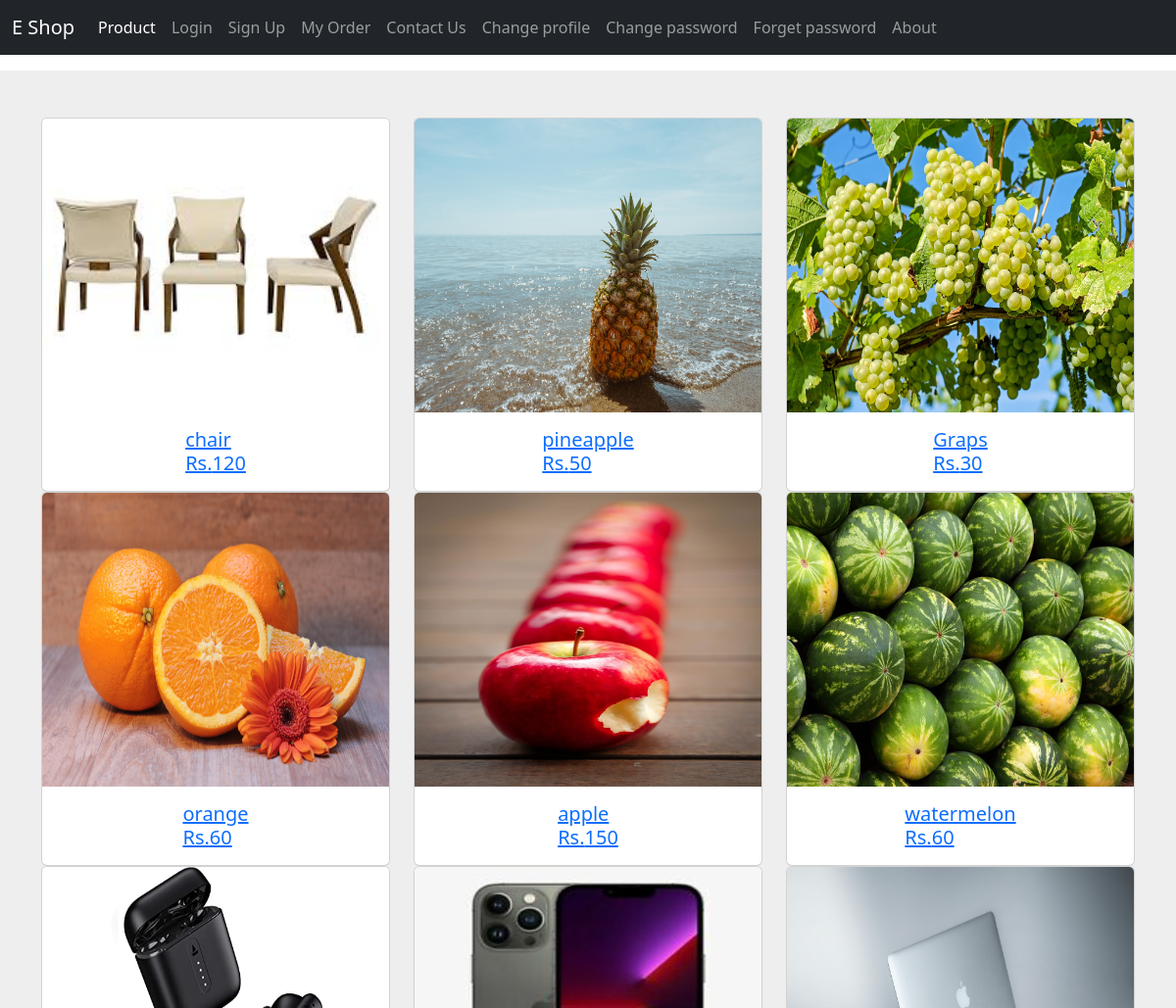
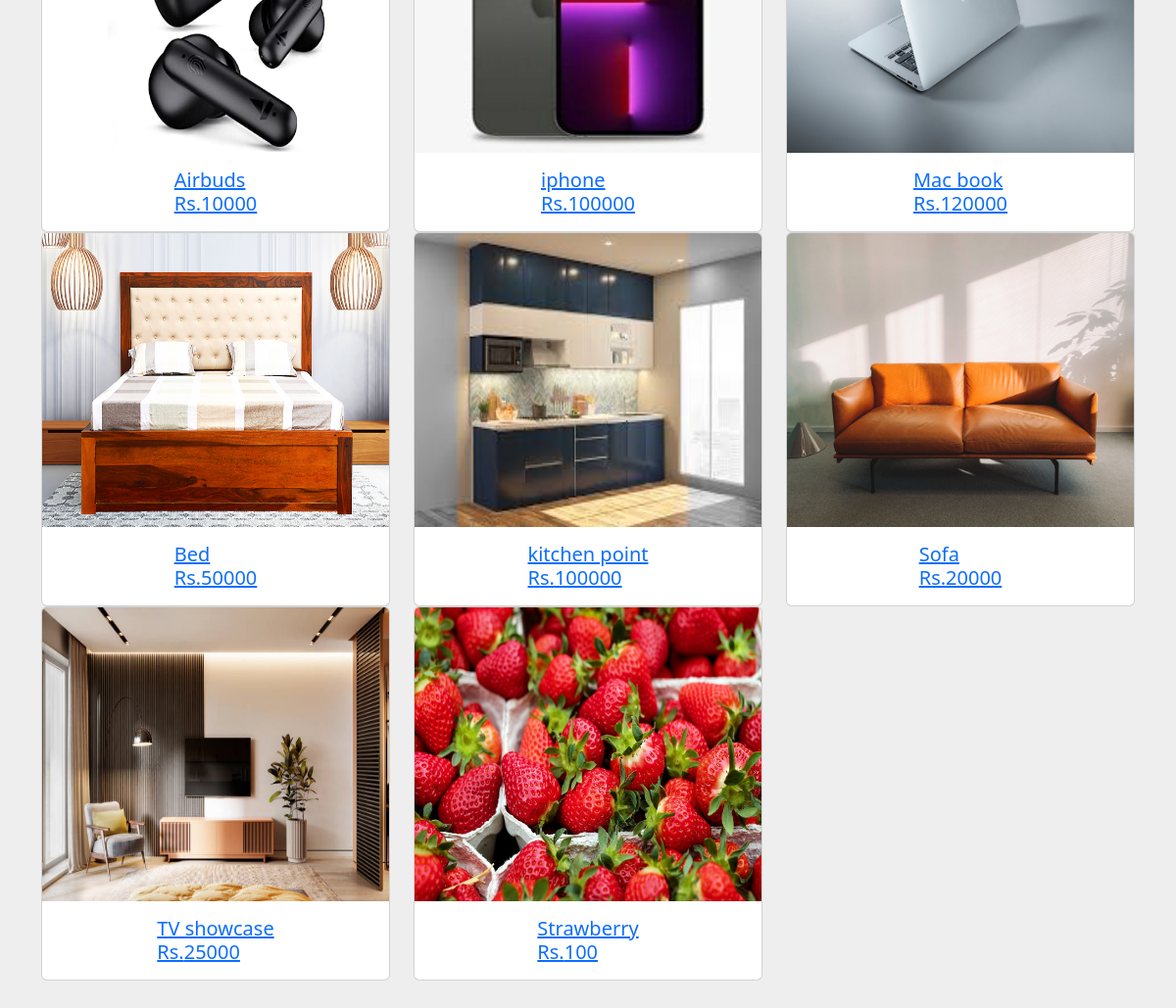
Page /product-all/ on the committed database (2 pictures, top to bottom).
### app1/models.py (models this page shows, shortened)
class Product(models.Model):
    category=models.ForeignKey(Category, on_delete=models.CASCADE)
    name=models.CharField(max_length=200)
    productimage=models.ImageField(upload_to='product')
    price=models.IntegerField()
    productdescription=models.TextField(default="")
    productquantity=models.IntegerField(null=True)

### app1/views.py (the view)
# urls.py: path('product-all/',productall,name='productall'),
def productall(request):
    data=Product.objects.all()
    return render(request,'productall.html',{'abc':data})

### app1/templates/productall.html
{% extends 'base.html' %}
{% block content %}
               <div class="col py-3">
                <section style="background-color: #eee;">
                    <div class="container py-5">
                        <div class="row">
                            {% for i in abc %}
                                <div class="col-md-4 col-lg-4 mb-4 mb-lg-0">
                                    <a href="{% url 'productget' i.id %}">
                                    <div class="card">
                                        <img src="{{i.productimage.url}}"
                                            class="card-img-top" height="300px" alt="Laptop" />
                                        <div class="card-body" style="align-self: center;">
                                            <h5 class="mb-0" style="align-self:center;">{{i.name}}</h5>
                                            <h5 class="mb-0" style="align-self:center;">Rs.{{i.price}}</h5>
                                        </div>
                                    </div>
                                </a>
                                </div>
                                {% endfor %}
                        </div>
                    </div>
                </section>
            </div>
                {% endblock %}

### app1/templates/base.html (shortened to what this page needs)
<!doctype html>
<html lang="en">
<body>
    <!DOCTYPE html>
    <html lang="en">
    <head>
        <link href="https://cdn.jsdelivr.net/npm/bootstrap@5.0.2/dist/css/bootstrap.min.css" rel="stylesheet"
>
        <link href="https://cdn.jsdelivr.net/npm/bootstrap@5.2.2/dist/css/bootstrap.min.css" rel="stylesheet"
>
    </head>
    <body>
        <nav class="navbar navbar-expand-sm bg-dark navbar-dark">
            <div class="container-fluid">
                <a class="navbar-brand" href="{% url 'index' %}">E Shop</a>
                <div class="collapse navbar-collapse" id="collapsibleNavbar">
                    <ul class="navbar-nav">
                        <li class="nav-item">
                            <a class="nav-link active" href="{% url 'productall' %}">Product</a>
                        </li>
                        {% if a %}
                        <li class="nav-item">
                            <a class="nav-link" href="{% url 'logout' %}">Logout</a>
                        </li>
                        {% else %}
                        <li class="nav-item">
                            <a class="nav-link" href="{% url 'login' %}">Login</a>
                        </li>
                        <li class="nav-item">
                            <a class="nav-link" href="{% url 'register' %}">Sign Up</a>
                        </li>
                        {% endif %}
                        <li class="nav-item">
                            <a class="nav-link" href="{% url 'orderlist' %}">My Order</a>
                        </li>
                        <li class="nav-item">
                            <a class="nav-link" href="{% url 'contactus' %}">Contact Us</a>
                        </li>
                        <li class="nav-item">
                            <a class="nav-link" href="{% url 'profilechange' %}">Change profile</a>
                        </li>
                        <li class="nav-item">
                            <a class="nav-link" href="{% url 'changeps' %}">Change password</a>
                        </li>
                        <li class="nav-item">
                            <a class="nav-link" href="{% url 'forget' %}">Forget password</a>
                        </li>
                        <li class="nav-item">
                            <a class="nav-link" href="#">About</a>
                        </li>
                    </ul>
            </div>
        </nav>
                {%block content%}
                {%endblock%}
    </body>
    </html>
</body>
</html>

### rows in the picture
Product: productimage (picture), name "chair", price "120"
Product: productimage (picture), name "pineapple", price "50"
Product: productimage (picture), name "Graps", price "30"
Product: productimage (picture), name "orange", price "60"
Product: productimage (picture), name "apple", price "150"
Product: productimage (picture), name "watermelon", price "60"
Product: productimage (picture), name "Airbuds", price "10000"
Product: productimage (picture), name "iphone", price "100000"
Product: productimage (picture), name "Mac book", price "120000"
Product: productimage (picture), name "Bed", price "50000"
Product: productimage (picture), name "kitchen point", price "100000"
Product: productimage (picture), name "Sofa", price "20000"
Product: productimage (picture), name "TV showcase", price "25000"
Product: productimage (picture), name "Strawberry", price "100"
